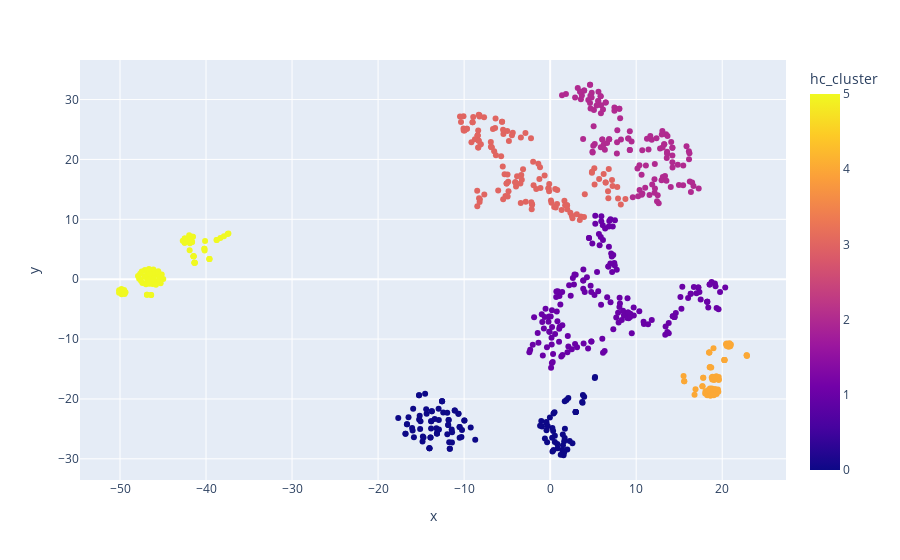

Notebook source saved alongside this figure:
### Code cell
fig = px.scatter(
    df,
    x='x',
    y='y',
    color="hc_cluster",
    hover_data=["short_input_texts", "short_bot_texts","intent","short_entities","action_1"],
    )


fig.show()

### Figure 1 — Plotly figure (JSON) as saved in the notebook; plotly's stock layout.template omitted (floating-point values rounded to 4 significant figures; data arrays with more than 128 entries replaced by an {"elided": "..."} marker saying what was removed)
{"data": [{"customdata": {"elided": "655x5 str values"}, "hovertemplate": "x=%{x}<br>y=%{y}<br>short_input_texts=%{customdata[0]}<br>short_bot_texts=%{customdata[1]}<br>intent=%{customdata[2]}<br>short_entities=%{customdata[3]}<br>action_1=%{customdata[4]}<br>hc_cluster=%{marker.color}<extra></extra>", "legendgroup": "", "marker": {"color": {"elided": "655 int values"}, "coloraxis": "coloraxis", "symbol": "circle"}, "mode": "markers", "name": "", "showlegend": false, "type": "scatter", "x": {"elided": "655 float values"}, "xaxis": "x", "y": {"elided": "655 float values"}, "yaxis": "y"}], "layout": {"coloraxis": {"colorbar": {"title": {"text": "hc_cluster"}}, "colorscale": [[0, "#0d0887"], [0.1111, "#46039f"], [0.2222, "#7201a8"], [0.3333, "#9c179e"], [0.4444, "#bd3786"], [0.5556, "#d8576b"], [0.6667, "#ed7953"], [0.7778, "#fb9f3a"], [0.8889, "#fdca26"], [1, "#f0f921"]]}, "legend": {"tracegroupgap": 0}, "margin": {"t": 60}, "xaxis": {"anchor": "y", "domain": [0, 1], "title": {"text": "x"}}, "yaxis": {"anchor": "x", "domain": [0, 1], "title": {"text": "y"}}}}
